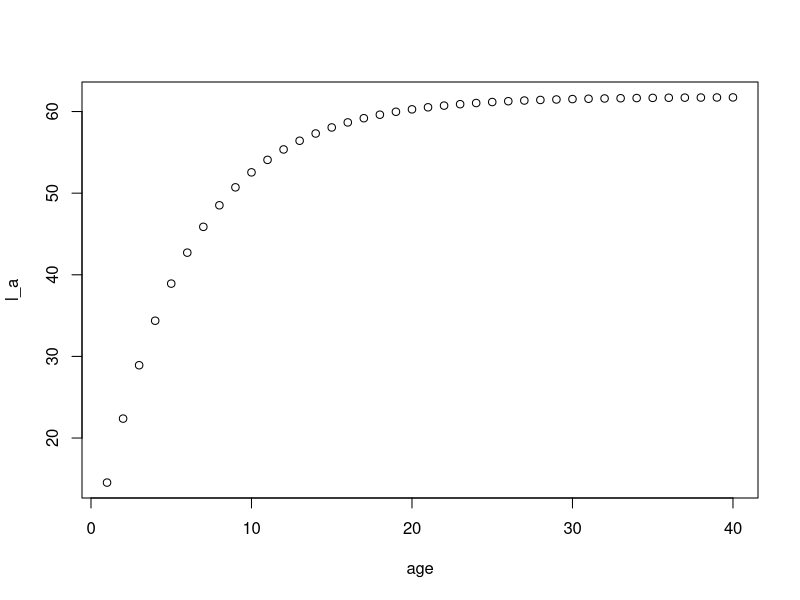
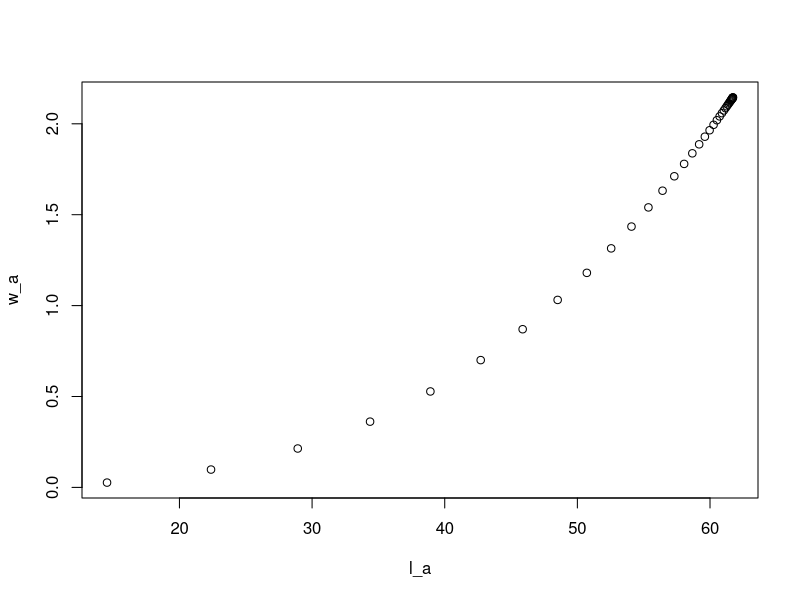
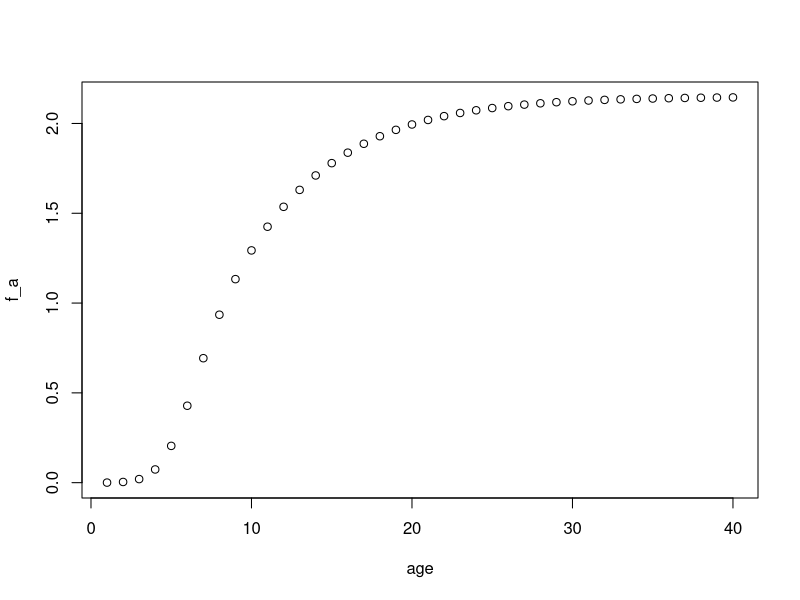
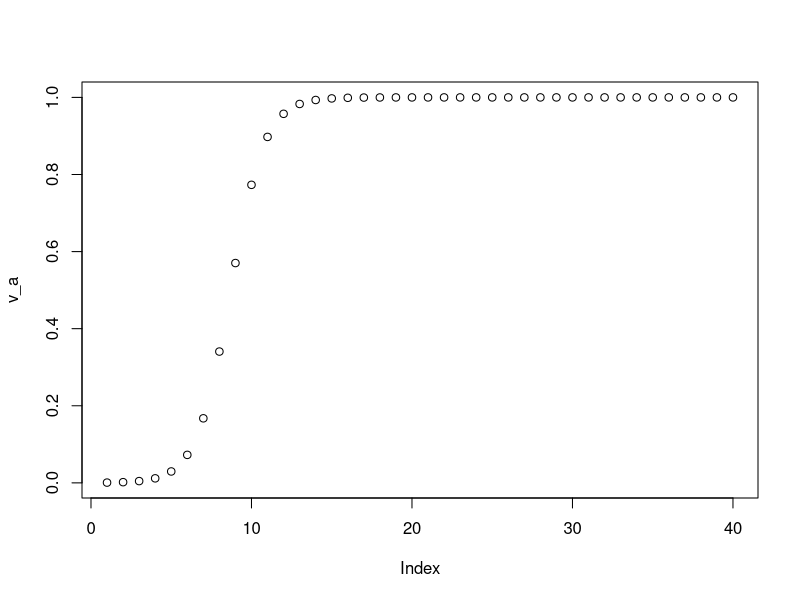
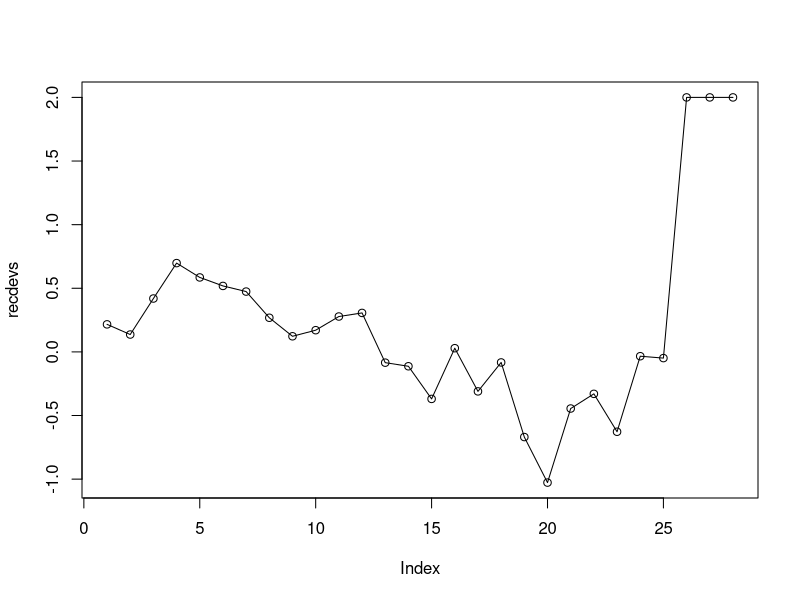
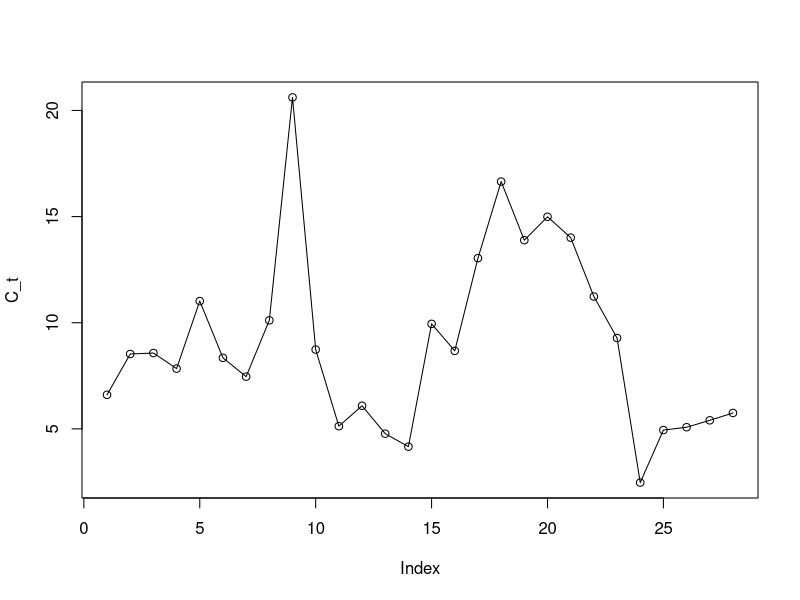
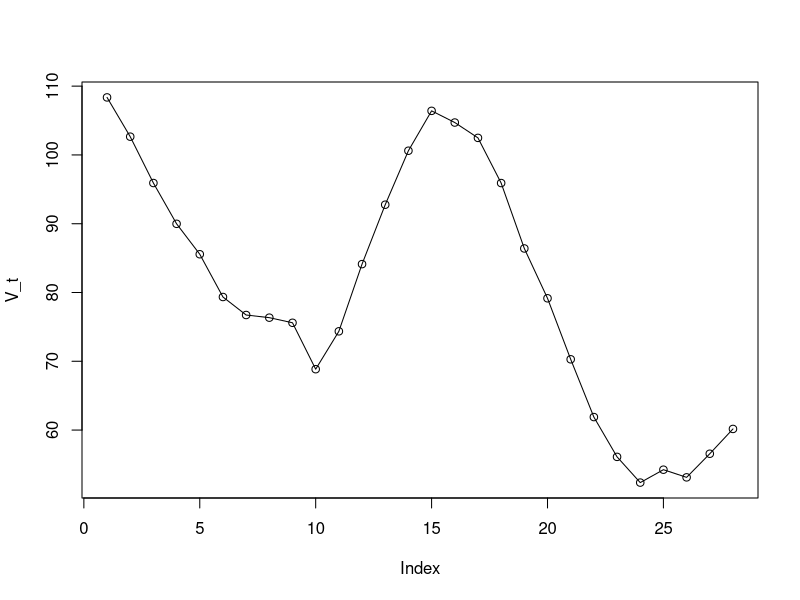
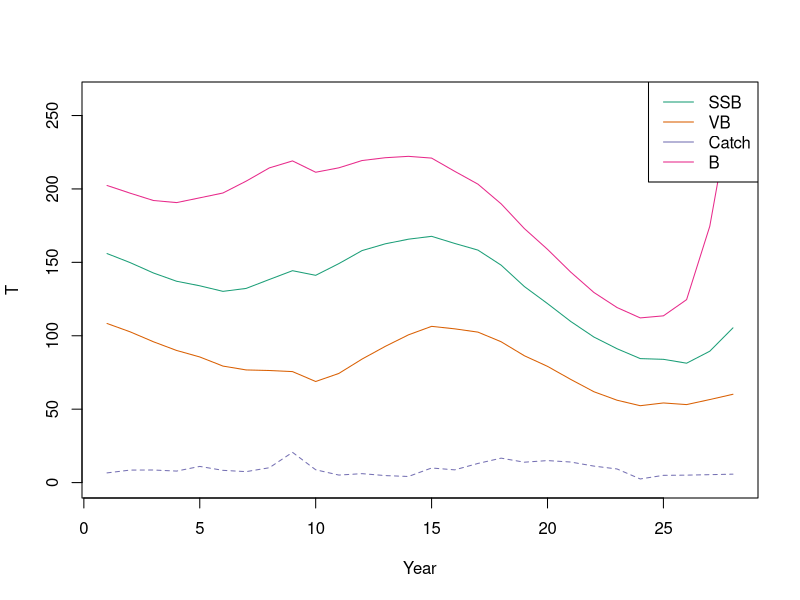

These charts were generated, in order, by the following R code:
N_t <- length(seq(1997, 2021))
N_a <- 40

M <- 0.2
lw_a <- 0.0000076
lw_b <- 3.0515274

lw_a <- exp(-11.77)
lw_b <- 3.04
k <- 0.1815
t0 <- -0.4789
linf <- 61.77

age50 <- 5.56
sd50 <- 0.91

projected_N <- 3L
N_t_no_proj <- N_t
N_t <- N_t + projected_N
M_proj <- 0.1

age <- 1:N_a

l_a <- linf * (1 - exp(-k * (age - t0))) # G17
plot(age, l_a)

w_a <- lw_a * l_a^lw_b # G18
plot(l_a, w_a)

mat_a <- plogis(age, 5.5, 1/0.91) # FIXME 'scale'
f_a <- w_a * mat_a
plot(age, f_a)

projected_F_fr <- rep(0.06330635, projected_N)
projected_F_sh <- rep(0.0414128, projected_N)


#
# projected_F_fr <- rep(0, projected_N)
# projected_F_sh <- rep(0, projected_N)

# projected_F_fr <- rep(0.2, projected_N)
# projected_F_sh <- rep(0.2, projected_N)

freezer <- c(
  0.000000000000774678, 0.000000000000723788, 0.0000000000008278765,
  0.001336905, 0.00039389, 0.000669733, 0.0002219715, 0.000005693365,
  0.0245305, 0.05421945, 0.0171112, 0.0286268, 0.00002605795, 0.002070115,
  0.0376067, 0.0415481, 0.09910165, 0.1635095, 0.1490125, 0.1706155,
  0.175452, 0.1784755, 0.1530835, 0.02461195, 0.06330635
)
freezer <- c(freezer, projected_F_fr)

shoreside <- c(
  0.0691955, 0.095285, 0.102809, 0.0987223, 0.1504135, 0.1209875,
  0.1117555, 0.15482, 0.31474, 0.092989, 0.0609828, 0.05350525,
  0.05793275, 0.044355, 0.06985625, 0.05331015, 0.0497313, 0.0440276,
  0.04182915, 0.05743625, 0.06577925, 0.0391806, 0.04350635, 0.02848705,
  0.0414128
)
shoreside <- c(shoreside, projected_F_sh)

F_both <- freezer + shoreside
# F_both <- F_both
F_ta <- matrix(nrow = N_t, ncol = N_a)
for (a in 1:N_a) {
  F_ta[, a] <- F_both
}

# Table 6 freezer trawlers female selectivity
a_hat <- 7.97
gamma_hat <- 1.02

# shoreside
a_hat <- 8.7
gamma_hat <- 1.06
v_a <- 1 / (1 + exp(-(age - a_hat) / gamma_hat))
plot(v_a)

Z_ta <- matrix(nrow = N_t, ncol = N_a)
for (t in 1:N_t) {
  for (a in 1:N_a) {
    if (t <= N_t_no_proj) {
      Z_ta[t, a] <- M + F_ta[t, a] * v_a[a]
    } else {
      Z_ta[t, a] <- M_proj + F_ta[t, a] * v_a[a]
    }
  }
}

R_bar <- 63.1 # table 6 rbar init
N_ta <- matrix(nrow = N_t, ncol = N_a)

recdev_proj <- rep(-0.6275755, projected_N)
recdev_proj <- rep(2, projected_N)
# recdev_proj <- rep(0, projected_N)

recdevs <- c(
  0.2163865, 0.1364665, 0.4195205, 0.697793, 0.585176, 0.5183845,
  0.474046, 0.268234, 0.1226545, 0.170575, 0.2780495, 0.3062655,
  -0.0846347, -0.1129565, -0.369483, 0.02906495, -0.310351, -0.0828904,
  -0.669309, -1.02718, -0.44503, -0.32971, -0.6275755, -0.0339801,
  -0.0487646
)
recdevs <- c(recdevs, recdev_proj)

plot(recdevs, type = "o")

N_ta[, 1] <- R_bar * exp(recdevs)
for (t in 1) {
  for (a in 2:N_a) {
    N_ta[t, a] <- R_bar * exp(0) * exp(-M)^(a - 1)
    # should be exp(recdevs[t - a]) but just using mean recdevs
  }
}

for (t in 2:N_t) {
  for (a in 2:N_a) {
    N_ta[t, a] <- N_ta[t - 1, a - 1] * exp(-Z_ta[t - 1, a - 1])
  }
}

C_ta <- matrix(nrow = N_t, ncol = N_a)
for (t in 1:N_t) {
  for (a in 1:N_a) {
    C_ta[t, a] <- (N_ta[t, a] * w_a[a] * F_ta[t, a] *
      v_a[a] * (1 - exp(-Z_ta[t, a]))) / Z_ta[t, a]
  }
}

C_t <- apply(C_ta, 1, sum)
plot(C_t, type = "o")

V_ta <- matrix(nrow = N_t, ncol = N_a)

lambda <- 0
for (t in 1:N_t) {
  for (a in 1:N_a) {
    V_ta[t, a] <- N_ta[t, a] *
      exp(-lambda * Z_ta[t, a]) * v_a[a] * w_a[a]
  }
}

V_t <- apply(V_ta, 1, sum)
plot(V_t, type = "o")

SSB_ta <- matrix(nrow = N_t, ncol = N_a)
for (t in 1:N_t) {
  for (a in 1:N_a) {
    SSB_ta[t, a] <- N_ta[t, a] * f_a[a]
  }
}
SSB_t <- apply(SSB_ta, 1, sum)

B_ta <- matrix(nrow = N_t, ncol = N_a)
for (t in 1:N_t) {
  for (a in 1:N_a) {
    B_ta[t, a] <- N_ta[t, a] * w_a[a]
  }
}
B_t <- apply(B_ta, 1, sum)

SSB_t <- apply(SSB_ta, 1, sum)

cols <- RColorBrewer::brewer.pal(4, "Dark2")

plot(1:N_t, SSB_t,
  type = "l", ylab = "T", xlab = "Year",
  ylim = c(0, max(B_t)), col = cols[1]
)
lines(1:N_t, V_t, col = cols[2], lty = 1)
lines(1:N_t, C_t, col = cols[3], lty = 2)
lines(1:N_t, B_t, col = cols[4], lty = 1)
legend("topright",
  legend = c("SSB", "VB", "Catch", "B"),
  lty = c(1, 1, 1, 1), col = cols
)
